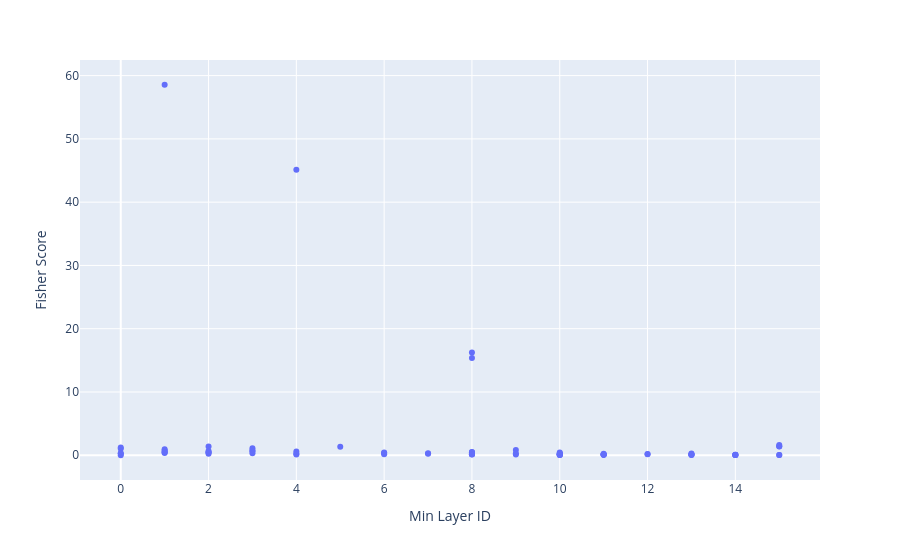

The cell this chart's notebook holds for it:
### Code cell
field = "fisher_score"  # Change this to the field you want to analyze
# df[field] /= (17 - df["min_layer_id"])  # Normalize by the number of layers not frozen
means = df.groupby("min_layer_id")[field].mean()
stds = df.groupby("min_layer_id")[field].std()
# fig = go.Figure()
# fig.add_trace(
#     go.Scatter(
#         x=means.index,
#         y=means.values,
#         mode="markers",
#         marker=dict(color="red", size=10),
#         error_y=dict(type="data", array=stds.values, visible=True),
#         name="Mean ± 1 Std"
#     )
# )
# fig.show()

#drop outliers with are not in the range of mean ± 1 std
for i in df["min_layer_id"].unique():
    mean = means[i]
    std = stds[i]
    df = df[(df["min_layer_id"] != i) | ((df[field] >= mean - std) & (df[field] <= mean + std))]
fig = px.scatter(
    df,
    x="min_layer_id",
    y=field,
    labels={"min_layer_id": "Min Layer ID", field: field.replace("_", " ").title()},
)
fig.show()
corr = stats.pearsonr(df["min_layer_id"], df[field])
print(f"Pearson correlation coefficient: {corr[0]}, p-value: {corr[1]}")

### Figure 1 — Plotly figure (JSON) as saved in the notebook; plotly's stock layout.template omitted (floating-point values rounded to 4 significant figures)
{"data": [{"hovertemplate": "Min Layer ID=%{x}<br>Fisher Score=%{y}<extra></extra>", "legendgroup": "", "marker": {"color": "#636efa", "symbol": "circle"}, "mode": "markers", "name": "", "orientation": "v", "showlegend": false, "type": "scatter", "x": [0, 15, 8, 8, 15, 15, 4, 1, 9, 3, 15, 9, 11, 14, 7, 10, 8, 2, 5, 10, 11, 15, 6, 3, 3, 11, 10, 1, 8, 2, 4, 13, 6, 8, 14, 8, 1, 13, 10, 12, 8, 11, 4, 10, 14, 10, 1, 11, 1, 14, 10, 0, 9, 3, 2, 2, 13, 12, 8, 4, 13, 10, 10, 0, 0, 8, 13, 6, 1, 0, 14, 7, 2, 11], "xaxis": "x", "y": [0.0, 1.395, 15.39, 16.25, 1.415, 1.639, 45.13, 58.56, 0.8469, 1.12, 0.03708, 0.2719, 0.08371, 0.06749, 0.2508, 0.4419, 0.4562, 1.386, 1.357, 0.1077, 0.123, 0.05793, 0.3535, 0.7289, 0.6902, 0.1115, 0.05268, 0.7477, 0.3766, 0.251, 0.2391, 0.2751, 0.1399, 0.2872, 0.04296, 0.1573, 0.9329, 0.1135, 0.1668, 0.1994, 0.1749, 0.2474, 0.1175, 0.1366, 0.08135, 0.2111, 0.3734, 0.1008, 0.4688, 0.03182, 0.3095, 0.2618, 0.1071, 0.3087, 0.4785, 0.4289, 0.05184, 0.1407, 0.4998, 0.6027, 0.1644, 0.04291, 0.124, 1.027, 1.216, 0.1318, 0.06622, 0.4453, 0.4986, 0.3158, 0.04225, 0.2991, 0.6629, 0.08225], "yaxis": "y"}], "layout": {"legend": {"tracegroupgap": 0}, "margin": {"t": 60}, "xaxis": {"anchor": "y", "domain": [0, 1], "title": {"text": "Min Layer ID"}}, "yaxis": {"anchor": "x", "domain": [0, 1], "title": {"text": "Fisher Score"}}}}
